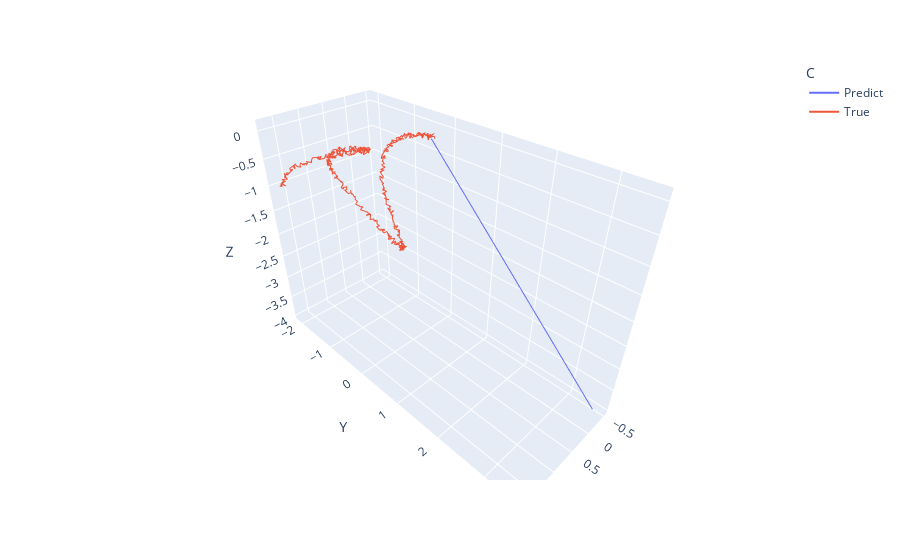

The code cell stored with this chart in its notebook:
### Code cell
fig = px.line_3d(d, x="X", y="Y", z="Z", color='C')
# fig = px.scatter_3d(data, x="X", y="Y", z="Z")
fig.show()

### Figure 1 — Plotly figure (JSON) as saved in the notebook; plotly's stock layout.template omitted (floating-point values rounded to 4 significant figures; data arrays with more than 128 entries replaced by an {"elided": "..."} marker saying what was removed)
{"data": [{"hovertemplate": "C=Predict<br>X=%{x}<br>Y=%{y}<br>Z=%{z}<extra></extra>", "legendgroup": "Predict", "line": {"color": "#636efa", "dash": "solid"}, "marker": {"symbol": "circle"}, "mode": "lines", "name": "Predict", "scene": "scene", "showlegend": true, "type": "scatter3d", "x": {"elided": "499 float values"}, "y": {"elided": "499 float values"}, "z": {"elided": "499 float values"}}, {"hovertemplate": "C=True<br>X=%{x}<br>Y=%{y}<br>Z=%{z}<extra></extra>", "legendgroup": "True", "line": {"color": "#EF553B", "dash": "solid"}, "marker": {"symbol": "circle"}, "mode": "lines", "name": "True", "scene": "scene", "showlegend": true, "type": "scatter3d", "x": {"elided": "500 float values"}, "y": {"elided": "500 float values"}, "z": {"elided": "500 float values"}}], "layout": {"legend": {"title": {"text": "C"}, "tracegroupgap": 0}, "margin": {"t": 60}, "scene": {"domain": {"x": [0, 1], "y": [0, 1]}, "xaxis": {"title": {"text": "X"}}, "yaxis": {"title": {"text": "Y"}}, "zaxis": {"title": {"text": "Z"}}}}}
